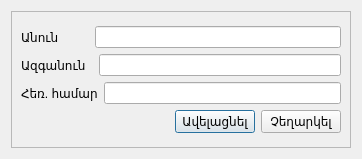
<?xml version="1.0" encoding="UTF-8"?>
<ui version="4.0">
 <class>addCustomersDialog</class>
 <widget class="QDialog" name="addCustomersDialog">
  <property name="geometry">
   <rect>
    <x>0</x>
    <y>0</y>
    <width>362</width>
    <height>159</height>
   </rect>
  </property>
  <property name="sizePolicy">
   <sizepolicy hsizetype="Preferred" vsizetype="Fixed">
    <horstretch>0</horstretch>
    <verstretch>0</verstretch>
   </sizepolicy>
  </property>
  <property name="windowTitle">
   <string>Add Supplier</string>
  </property>
  <layout class="QGridLayout" name="gridLayout">
   <item row="0" column="0">
    <widget class="QScrollArea" name="scrollArea">
     <property name="widgetResizable">
      <bool>true</bool>
     </property>
     <widget class="QWidget" name="scrollAreaWidgetContents">
      <property name="geometry">
       <rect>
        <x>0</x>
        <y>0</y>
        <width>342</width>
        <height>139</height>
       </rect>
      </property>
      <layout class="QGridLayout" name="gridLayout_2">
       <item row="0" column="0">
        <layout class="QVBoxLayout" name="verticalLayout_3">
         <item>
          <layout class="QVBoxLayout" name="verticalLayout">
           <item>
            <layout class="QHBoxLayout" name="horizontalLayout_4">
             <item>
              <layout class="QHBoxLayout" name="horizontalLayout">
               <item>
                <widget class="QLabel" name="label">
                 <property name="text">
                  <string>Անուն         </string>
                 </property>
                </widget>
               </item>
              </layout>
             </item>
             <item>
              <widget class="QLineEdit" name="lineEdit"/>
             </item>
            </layout>
           </item>
           <item>
            <layout class="QHBoxLayout" name="horizontalLayout_5">
             <item>
              <layout class="QHBoxLayout" name="horizontalLayout_2">
               <item>
                <widget class="QLabel" name="label_2">
                 <property name="text">
                  <string>Ազգանուն  </string>
                 </property>
                </widget>
               </item>
              </layout>
             </item>
             <item>
              <widget class="QLineEdit" name="lineEdit_2"/>
             </item>
            </layout>
           </item>
           <item>
            <layout class="QHBoxLayout" name="horizontalLayout_6">
             <item>
              <layout class="QHBoxLayout" name="horizontalLayout_3">
               <item>
                <widget class="QLabel" name="label_3">
                 <property name="text">
                  <string>Հեռ. համար</string>
                 </property>
                </widget>
               </item>
              </layout>
             </item>
             <item>
              <widget class="QLineEdit" name="lineEdit_3"/>
             </item>
            </layout>
           </item>
          </layout>
         </item>
         <item>
          <layout class="QVBoxLayout" name="verticalLayout_2">
           <item>
            <layout class="QHBoxLayout" name="horizontalLayout_7">
             <item>
              <spacer name="horizontalSpacer_4">
               <property name="orientation">
                <enum>Qt::Horizontal</enum>
               </property>
               <property name="sizeHint" stdset="0">
                <size>
                 <width>40</width>
                 <height>20</height>
                </size>
               </property>
              </spacer>
             </item>
             <item>
              <widget class="QPushButton" name="btnAddCustomer">
               <property name="text">
                <string>Ավելացնել</string>
               </property>
              </widget>
             </item>
             <item>
              <widget class="QPushButton" name="pbtCancelDlg">
               <property name="text">
                <string>Չեղարկել</string>
               </property>
              </widget>
             </item>
            </layout>
           </item>
          </layout>
         </item>
        </layout>
       </item>
      </layout>
     </widget>
    </widget>
   </item>
  </layout>
 </widget>
 <resources/>
 <connections/>
</ui>
